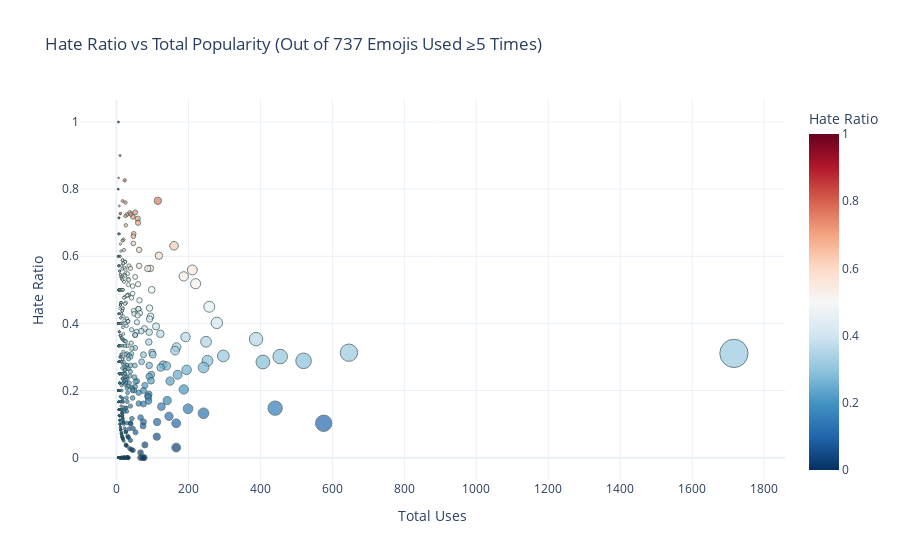

This figure's notebook cell:
### Code cell
# Filter tweets with emojis
emoji_labeled_df = merged_df[merged_df["text"].apply(lambda x: bool(emoji_regex.search(x)))].copy()
emoji_labeled_df["emojis"] = emoji_labeled_df["text"].apply(extract_emojis)

# Explode to 1 emoji per row
exploded_emojis = emoji_labeled_df.explode("emojis")
exploded_emojis = exploded_emojis[exploded_emojis["emojis"].notna()]

# Group by (label, emoji)
emoji_grouped = exploded_emojis.groupby(["labels", "emojis"]).size().reset_index(name="count")

# Pivot into hate/safe
pivot = emoji_grouped.pivot(index="emojis", columns="labels", values="count").fillna(0)
pivot.columns = ["safe_count", "hate_count"] if 0 in pivot.columns else ["hate_count", "safe_count"]
pivot["total"] = pivot["safe_count"] + pivot["hate_count"]
pivot["hate_ratio"] = pivot["hate_count"] / pivot["total"]

# Filter for emojis used at least 5 times
pivot = pivot[pivot["total"] >= 5].sort_values("hate_ratio", ascending=False).reset_index()

# (Continue from previous pivot)
pivot = pivot[pivot["total"] >= 5].reset_index()  # Already has hate_ratio, total, safe/hate counts

# Plot with Plotly Express
fig = px.scatter(
    pivot,
    x="total",
    y="hate_ratio",
    size="total",
    color="hate_ratio",
    color_continuous_scale="RdBu_r",
    hover_name="emojis",
    title=f"Hate Ratio vs Total Popularity (Out of {pivot.shape[0]:,} Emojis Used ≥5 Times)",
    labels={"total": "Total Uses", "hate_ratio": "Hate Ratio"},
)

fig.update_layout(template="plotly_white")
fig.update_traces(marker=dict(line=dict(width=1, color='DarkSlateGrey')))
fig.show()

### Figure 1 — Plotly figure (JSON) as saved in the notebook; plotly's stock layout.template omitted (floating-point values rounded to 4 significant figures; data arrays with more than 128 entries replaced by an {"elided": "..."} marker saying what was removed)
{"data": [{"hovertemplate": "<b>%{hovertext}</b><br><br>Total Uses=%{marker.size}<br>Hate Ratio=%{marker.color}<extra></extra>", "hovertext": {"elided": "737 str values"}, "legendgroup": "", "marker": {"color": {"elided": "737 float values"}, "coloraxis": "coloraxis", "line": {"color": "DarkSlateGrey", "width": 1}, "size": {"elided": "737 int values"}, "sizemode": "area", "sizeref": 4.29, "symbol": "circle"}, "mode": "markers", "name": "", "orientation": "v", "showlegend": false, "type": "scatter", "x": {"elided": "737 int values"}, "xaxis": "x", "y": {"elided": "737 float values"}, "yaxis": "y"}], "layout": {"coloraxis": {"colorbar": {"title": {"text": "Hate Ratio"}}, "colorscale": [[0, "rgb(5,48,97)"], [0.1, "rgb(33,102,172)"], [0.2, "rgb(67,147,195)"], [0.3, "rgb(146,197,222)"], [0.4, "rgb(209,229,240)"], [0.5, "rgb(247,247,247)"], [0.6, "rgb(253,219,199)"], [0.7, "rgb(244,165,130)"], [0.8, "rgb(214,96,77)"], [0.9, "rgb(178,24,43)"], [1, "rgb(103,0,31)"]]}, "legend": {"itemsizing": "constant", "tracegroupgap": 0}, "title": {"text": "Hate Ratio vs Total Popularity (Out of 737 Emojis Used ≥5 Times)"}, "xaxis": {"anchor": "y", "domain": [0, 1], "title": {"text": "Total Uses"}}, "yaxis": {"anchor": "x", "domain": [0, 1], "title": {"text": "Hate Ratio"}}}}
